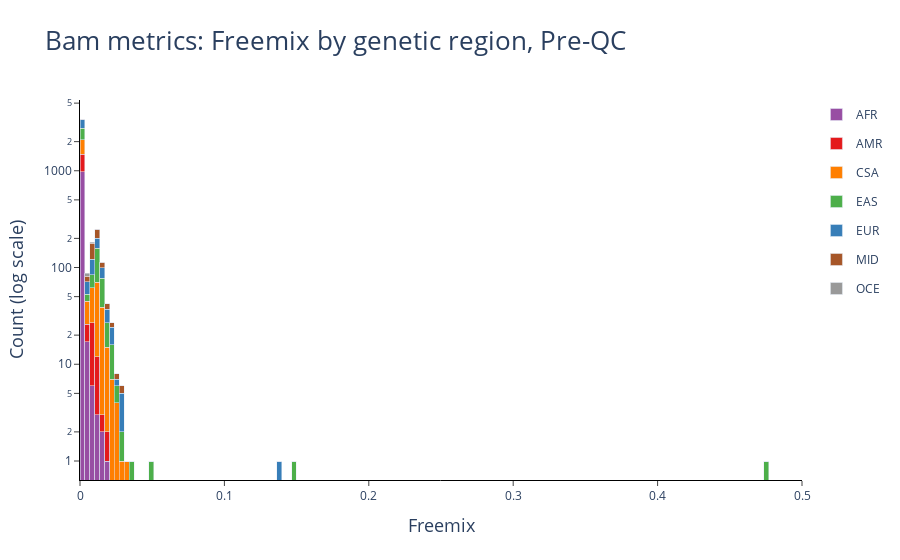
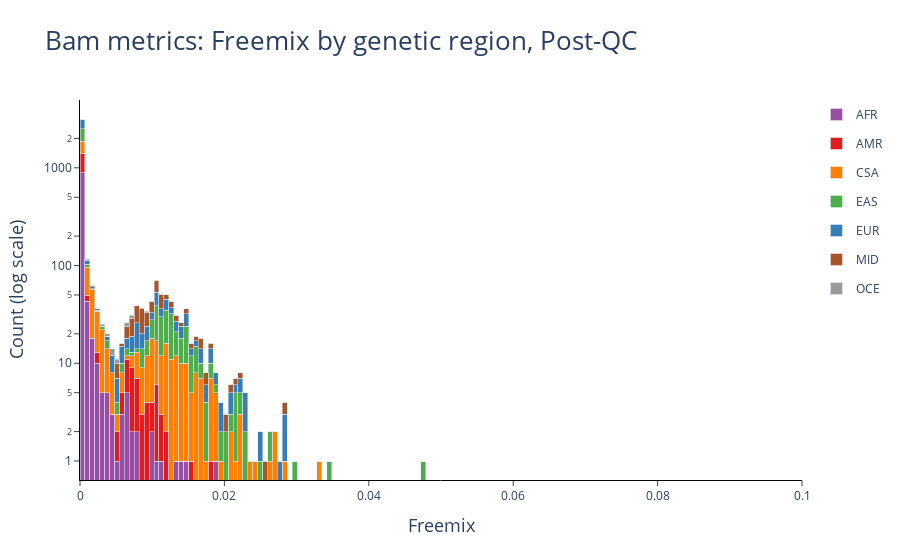

These figures' notebook cell, in order:
### Markdown cell above
Plot freemix colored by genetic region

### Code cell
# Pre-QC with 140 bins and max xlim of 0.5
pre_freemix_reg = plot_freemix_reg(pre_qc_cols, 140, 0.5)
pre_freemix_reg = pre_freemix_reg + ggtitle("Bam metrics: Freemix by genetic region, Pre-QC")
pre_freemix_reg.show()

# Post-QC with 70 bins and max xlim of 0.1 (3 samples with freemix > 0.1 are removed in the post-QC dataset) 
post_freemix_reg = plot_freemix_reg(post_qc_cols, 70, 0.1)
post_freemix_reg = post_freemix_reg + ggtitle("Bam metrics: Freemix by genetic region, Post-QC")
post_freemix_reg.show()

### Figure 1 — Plotly figure (JSON) as saved in the notebook; plotly's stock layout.template omitted (floating-point values rounded to 4 significant figures; data arrays with more than 128 entries replaced by an {"elided": "..."} marker saying what was removed)
{"data": [{"customdata": {"elided": "140x2 float values"}, "hovertemplate": "Range: [%{customdata[0]:.3f}-%{customdata[1]:.3f})<br>Count: %{y}<br><extra></extra>", "legendgroup": "AFR", "marker": {"color": "#984EA3"}, "name": "AFR", "showlegend": true, "type": "bar", "width": 0.003406, "x": {"elided": "140 float values"}, "xaxis": "x", "y": {"elided": "140 int values"}, "yaxis": "y"}, {"customdata": {"elided": "140x2 float values"}, "hovertemplate": "Range: [%{customdata[0]:.3f}-%{customdata[1]:.3f})<br>Count: %{y}<br><extra></extra>", "legendgroup": "AMR", "marker": {"color": "#E41A1C"}, "name": "AMR", "showlegend": true, "type": "bar", "width": 0.003406, "x": {"elided": "140 float values"}, "xaxis": "x", "y": {"elided": "140 int values"}, "yaxis": "y"}, {"customdata": {"elided": "140x2 float values"}, "hovertemplate": "Range: [%{customdata[0]:.3f}-%{customdata[1]:.3f})<br>Count: %{y}<br><extra></extra>", "legendgroup": "CSA", "marker": {"color": "#FF7F00"}, "name": "CSA", "showlegend": true, "type": "bar", "width": 0.003406, "x": {"elided": "140 float values"}, "xaxis": "x", "y": {"elided": "140 int values"}, "yaxis": "y"}, {"customdata": {"elided": "140x2 float values"}, "hovertemplate": "Range: [%{customdata[0]:.3f}-%{customdata[1]:.3f})<br>Count: %{y}<br><extra></extra>", "legendgroup": "EAS", "marker": {"color": "#4DAF4A"}, "name": "EAS", "showlegend": true, "type": "bar", "width": 0.003406, "x": {"elided": "140 float values"}, "xaxis": "x", "y": {"elided": "140 int values"}, "yaxis": "y"}, {"customdata": {"elided": "140x2 float values"}, "hovertemplate": "Range: [%{customdata[0]:.3f}-%{customdata[1]:.3f})<br>Count: %{y}<br><extra></extra>", "legendgroup": "EUR", "marker": {"color": "#377EB8"}, "name": "EUR", "showlegend": true, "type": "bar", "width": 0.003406, "x": {"elided": "140 float values"}, "xaxis": "x", "y": {"elided": "140 int values"}, "yaxis": "y"}, {"customdata": {"elided": "140x2 float values"}, "hovertemplate": "Range: [%{customdata[0]:.3f}-%{customdata[1]:.3f})<br>Count: %{y}<br><extra></extra>", "legendgroup": "MID", "marker": {"color": "#A65628"}, "name": "MID", "showlegend": true, "type": "bar", "width": 0.003406, "x": {"elided": "140 float values"}, "xaxis": "x", "y": {"elided": "140 int values"}, "yaxis": "y"}, {"customdata": {"elided": "140x2 float values"}, "hovertemplate": "Range: [%{customdata[0]:.3f}-%{customdata[1]:.3f})<br>Count: %{y}<br><extra></extra>", "legendgroup": "OCE", "marker": {"color": "#999999"}, "name": "OCE", "showlegend": true, "type": "bar", "width": 0.003406, "x": {"elided": "140 float values"}, "xaxis": "x", "y": {"elided": "140 int values"}, "yaxis": "y"}], "layout": {"barmode": "stack", "font": {"family": "Arial, \"Open Sans\", verdana, sans-serif"}, "plot_bgcolor": "white", "title": {"font": {"size": 26}, "text": "Bam metrics: Freemix by genetic region, Pre-QC"}, "xaxis": {"anchor": "y", "domain": [0, 1], "linecolor": "black", "range": [0, 0.5], "showticklabels": true, "ticks": "outside", "title": {"font": {"size": 18}, "text": "Freemix"}}, "xaxis2": {"linecolor": "black", "showticklabels": true}, "yaxis": {"anchor": "x", "domain": [0, 1], "linecolor": "black", "showticklabels": true, "ticks": "outside", "title": {"font": {"size": 18}, "text": "Count (log scale)"}, "type": "log"}, "yaxis2": {"linecolor": "black", "showticklabels": true}}}

### Figure 2 — Plotly figure (JSON) as saved in the notebook; plotly's stock layout.template omitted (floating-point values rounded to 4 significant figures; data arrays with more than 128 entries replaced by an {"elided": "..."} marker saying what was removed)
{"data": [{"customdata": {"elided": "70x2 float values"}, "hovertemplate": "Range: [%{customdata[0]:.3f}-%{customdata[1]:.3f})<br>Count: %{y}<br><extra></extra>", "legendgroup": "AFR", "marker": {"color": "#984EA3"}, "name": "AFR", "showlegend": true, "type": "bar", "width": 0.0006836, "x": [0.0003418, 0.001025, 0.001709, 0.002393, 0.003076, 0.00376, 0.004443, 0.005127, 0.005811, 0.006494, 0.007178, 0.007862, 0.008545, 0.009229, 0.009912, 0.0106, 0.01128, 0.01196, 0.01265, 0.01333, 0.01401, 0.0147, 0.01538, 0.01606, 0.01675, 0.01743, 0.01812, 0.0188, 0.01948, 0.02017, 0.02085, 0.02153, 0.02222, 0.0229, 0.02358, 0.02427, 0.02495, 0.02564, 0.02632, 0.027, 0.02769, 0.02837, 0.02905, 0.02974, 0.03042, 0.0311, 0.03179, 0.03247, 0.03316, 0.03384, 0.03452, 0.03521, 0.03589, 0.03657, 0.03726, 0.03794, 0.03862, 0.03931, 0.03999, 0.04067, 0.04136, 0.04204, 0.04273, 0.04341, 0.04409, 0.04478, 0.04546, 0.04614, 0.04683, 0.04751], "xaxis": "x", "y": [889, 43, 18, 10, 5, 5, 3, 1, 3, 5, 2, 2, 0, 0, 2, 1, 1, 0, 0, 1, 1, 1, 0, 0, 0, 0, 0, 1, 0, 0, 0, 0, 0, 0, 0, 0, 0, 0, 0, 0, 0, 0, 0, 0, 0, 0, 0, 0, 0, 0, 0, 0, 0, 0, 0, 0, 0, 0, 0, 0, 0, 0, 0, 0, 0, 0, 0, 0, 0, 0], "yaxis": "y"}, {"customdata": {"elided": "70x2 float values"}, "hovertemplate": "Range: [%{customdata[0]:.3f}-%{customdata[1]:.3f})<br>Count: %{y}<br><extra></extra>", "legendgroup": "AMR", "marker": {"color": "#E41A1C"}, "name": "AMR", "showlegend": true, "type": "bar", "width": 0.0006836, "x": [0.0003418, 0.001025, 0.001709, 0.002393, 0.003076, 0.00376, 0.004443, 0.005127, 0.005811, 0.006494, 0.007178, 0.007862, 0.008545, 0.009229, 0.009912, 0.0106, 0.01128, 0.01196, 0.01265, 0.01333, 0.01401, 0.0147, 0.01538, 0.01606, 0.01675, 0.01743, 0.01812, 0.0188, 0.01948, 0.02017, 0.02085, 0.02153, 0.02222, 0.0229, 0.02358, 0.02427, 0.02495, 0.02564, 0.02632, 0.027, 0.02769, 0.02837, 0.02905, 0.02974, 0.03042, 0.0311, 0.03179, 0.03247, 0.03316, 0.03384, 0.03452, 0.03521, 0.03589, 0.03657, 0.03726, 0.03794, 0.03862, 0.03931, 0.03999, 0.04067, 0.04136, 0.04204, 0.04273, 0.04341, 0.04409, 0.04478, 0.04546, 0.04614, 0.04683, 0.04751], "xaxis": "x", "y": [499, 6, 0, 3, 0, 0, 0, 1, 2, 6, 7, 5, 3, 4, 2, 5, 2, 2, 0, 0, 0, 0, 1, 0, 0, 0, 1, 0, 0, 0, 0, 0, 0, 0, 0, 0, 0, 0, 0, 0, 0, 0, 0, 0, 0, 0, 0, 0, 0, 0, 0, 0, 0, 0, 0, 0, 0, 0, 0, 0, 0, 0, 0, 0, 0, 0, 0, 0, 0, 0], "yaxis": "y"}, {"customdata": {"elided": "70x2 float values"}, "hovertemplate": "Range: [%{customdata[0]:.3f}-%{customdata[1]:.3f})<br>Count: %{y}<br><extra></extra>", "legendgroup": "CSA", "marker": {"color": "#FF7F00"}, "name": "CSA", "showlegend": true, "type": "bar", "width": 0.0006836, "x": [0.0003418, 0.001025, 0.001709, 0.002393, 0.003076, 0.00376, 0.004443, 0.005127, 0.005811, 0.006494, 0.007178, 0.007862, 0.008545, 0.009229, 0.009912, 0.0106, 0.01128, 0.01196, 0.01265, 0.01333, 0.01401, 0.0147, 0.01538, 0.01606, 0.01675, 0.01743, 0.01812, 0.0188, 0.01948, 0.02017, 0.02085, 0.02153, 0.02222, 0.0229, 0.02358, 0.02427, 0.02495, 0.02564, 0.02632, 0.027, 0.02769, 0.02837, 0.02905, 0.02974, 0.03042, 0.0311, 0.03179, 0.03247, 0.03316, 0.03384, 0.03452, 0.03521, 0.03589, 0.03657, 0.03726, 0.03794, 0.03862, 0.03931, 0.03999, 0.04067, 0.04136, 0.04204, 0.04273, 0.04341, 0.04409, 0.04478, 0.04546, 0.04614, 0.04683, 0.04751], "xaxis": "x", "y": [490, 47, 39, 21, 17, 9, 5, 1, 3, 1, 3, 6, 6, 8, 14, 11, 9, 14, 11, 11, 9, 9, 4, 8, 7, 1, 6, 4, 1, 0, 2, 1, 3, 0, 1, 1, 0, 0, 1, 2, 0, 1, 0, 0, 0, 0, 0, 0, 1, 0, 0, 0, 0, 0, 0, 0, 0, 0, 0, 0, 0, 0, 0, 0, 0, 0, 0, 0, 0, 0], "yaxis": "y"}, {"customdata": {"elided": "70x2 float values"}, "hovertemplate": "Range: [%{customdata[0]:.3f}-%{customdata[1]:.3f})<br>Count: %{y}<br><extra></extra>", "legendgroup": "EAS", "marker": {"color": "#4DAF4A"}, "name": "EAS", "showlegend": true, "type": "bar", "width": 0.0006836, "x": [0.0003418, 0.001025, 0.001709, 0.002393, 0.003076, 0.00376, 0.004443, 0.005127, 0.005811, 0.006494, 0.007178, 0.007862, 0.008545, 0.009229, 0.009912, 0.0106, 0.01128, 0.01196, 0.01265, 0.01333, 0.01401, 0.0147, 0.01538, 0.01606, 0.01675, 0.01743, 0.01812, 0.0188, 0.01948, 0.02017, 0.02085, 0.02153, 0.02222, 0.0229, 0.02358, 0.02427, 0.02495, 0.02564, 0.02632, 0.027, 0.02769, 0.02837, 0.02905, 0.02974, 0.03042, 0.0311, 0.03179, 0.03247, 0.03316, 0.03384, 0.03452, 0.03521, 0.03589, 0.03657, 0.03726, 0.03794, 0.03862, 0.03931, 0.03999, 0.04067, 0.04136, 0.04204, 0.04273, 0.04341, 0.04409, 0.04478, 0.04546, 0.04614, 0.04683, 0.04751], "xaxis": "x", "y": [627, 7, 1, 1, 2, 3, 0, 1, 2, 2, 1, 1, 5, 5, 10, 22, 18, 19, 21, 9, 8, 14, 7, 7, 3, 3, 3, 1, 1, 2, 1, 4, 2, 2, 0, 0, 1, 0, 1, 0, 0, 0, 0, 1, 0, 0, 0, 0, 0, 0, 1, 0, 0, 0, 0, 0, 0, 0, 0, 0, 0, 0, 0, 0, 0, 0, 0, 0, 0, 1], "yaxis": "y"}, {"customdata": {"elided": "70x2 float values"}, "hovertemplate": "Range: [%{customdata[0]:.3f}-%{customdata[1]:.3f})<br>Count: %{y}<br><extra></extra>", "legendgroup": "EUR", "marker": {"color": "#377EB8"}, "name": "EUR", "showlegend": true, "type": "bar", "width": 0.0006836, "x": [0.0003418, 0.001025, 0.001709, 0.002393, 0.003076, 0.00376, 0.004443, 0.005127, 0.005811, 0.006494, 0.007178, 0.007862, 0.008545, 0.009229, 0.009912, 0.0106, 0.01128, 0.01196, 0.01265, 0.01333, 0.01401, 0.0147, 0.01538, 0.01606, 0.01675, 0.01743, 0.01812, 0.0188, 0.01948, 0.02017, 0.02085, 0.02153, 0.02222, 0.0229, 0.02358, 0.02427, 0.02495, 0.02564, 0.02632, 0.027, 0.02769, 0.02837, 0.02905, 0.02974, 0.03042, 0.0311, 0.03179, 0.03247, 0.03316, 0.03384, 0.03452, 0.03521, 0.03589, 0.03657, 0.03726, 0.03794, 0.03862, 0.03931, 0.03999, 0.04067, 0.04136, 0.04204, 0.04273, 0.04341, 0.04409, 0.04478, 0.04546, 0.04614, 0.04683, 0.04751], "xaxis": "x", "y": [621, 10, 3, 1, 0, 2, 4, 3, 5, 4, 6, 12, 6, 7, 5, 14, 6, 10, 5, 6, 6, 8, 2, 2, 4, 2, 4, 2, 2, 0, 2, 1, 2, 3, 0, 0, 1, 0, 0, 0, 1, 2, 0, 0, 0, 0, 0, 0, 0, 0, 0, 0, 0, 0, 0, 0, 0, 0, 0, 0, 0, 0, 0, 0, 0, 0, 0, 0, 0, 0], "yaxis": "y"}, {"customdata": {"elided": "70x2 float values"}, "hovertemplate": "Range: [%{customdata[0]:.3f}-%{customdata[1]:.3f})<br>Count: %{y}<br><extra></extra>", "legendgroup": "MID", "marker": {"color": "#A65628"}, "name": "MID", "showlegend": true, "type": "bar", "width": 0.0006836, "x": [0.0003418, 0.001025, 0.001709, 0.002393, 0.003076, 0.00376, 0.004443, 0.005127, 0.005811, 0.006494, 0.007178, 0.007862, 0.008545, 0.009229, 0.009912, 0.0106, 0.01128, 0.01196, 0.01265, 0.01333, 0.01401, 0.0147, 0.01538, 0.01606, 0.01675, 0.01743, 0.01812, 0.0188, 0.01948, 0.02017, 0.02085, 0.02153, 0.02222, 0.0229, 0.02358, 0.02427, 0.02495, 0.02564, 0.02632, 0.027, 0.02769, 0.02837, 0.02905, 0.02974, 0.03042, 0.0311, 0.03179, 0.03247, 0.03316, 0.03384, 0.03452, 0.03521, 0.03589, 0.03657, 0.03726, 0.03794, 0.03862, 0.03931, 0.03999, 0.04067, 0.04136, 0.04204, 0.04273, 0.04341, 0.04409, 0.04478, 0.04546, 0.04614, 0.04683, 0.04751], "xaxis": "x", "y": [17, 2, 2, 0, 0, 0, 0, 3, 1, 6, 10, 13, 16, 9, 10, 18, 15, 5, 6, 4, 2, 4, 2, 2, 4, 2, 2, 0, 0, 1, 1, 1, 1, 0, 0, 0, 0, 1, 0, 0, 0, 1, 0, 0, 0, 0, 0, 0, 0, 0, 0, 0, 0, 0, 0, 0, 0, 0, 0, 0, 0, 0, 0, 0, 0, 0, 0, 0, 0, 0], "yaxis": "y"}, {"customdata": {"elided": "70x2 float values"}, "hovertemplate": "Range: [%{customdata[0]:.3f}-%{customdata[1]:.3f})<br>Count: %{y}<br><extra></extra>", "legendgroup": "OCE", "marker": {"color": "#999999"}, "name": "OCE", "showlegend": true, "type": "bar", "width": 0.0006836, "x": [0.0003418, 0.001025, 0.001709, 0.002393, 0.003076, 0.00376, 0.004443, 0.005127, 0.005811, 0.006494, 0.007178, 0.007862, 0.008545, 0.009229, 0.009912, 0.0106, 0.01128, 0.01196, 0.01265, 0.01333, 0.01401, 0.0147, 0.01538, 0.01606, 0.01675, 0.01743, 0.01812, 0.0188, 0.01948, 0.02017, 0.02085, 0.02153, 0.02222, 0.0229, 0.02358, 0.02427, 0.02495, 0.02564, 0.02632, 0.027, 0.02769, 0.02837, 0.02905, 0.02974, 0.03042, 0.0311, 0.03179, 0.03247, 0.03316, 0.03384, 0.03452, 0.03521, 0.03589, 0.03657, 0.03726, 0.03794, 0.03862, 0.03931, 0.03999, 0.04067, 0.04136, 0.04204, 0.04273, 0.04341, 0.04409, 0.04478, 0.04546, 0.04614, 0.04683, 0.04751], "xaxis": "x", "y": [16, 3, 0, 0, 1, 1, 2, 1, 0, 2, 2, 0, 1, 1, 0, 0, 0, 0, 0, 0, 0, 0, 0, 0, 0, 0, 0, 0, 0, 0, 0, 0, 0, 0, 0, 0, 0, 0, 0, 0, 0, 0, 0, 0, 0, 0, 0, 0, 0, 0, 0, 0, 0, 0, 0, 0, 0, 0, 0, 0, 0, 0, 0, 0, 0, 0, 0, 0, 0, 0], "yaxis": "y"}], "layout": {"barmode": "stack", "font": {"family": "Arial, \"Open Sans\", verdana, sans-serif"}, "plot_bgcolor": "white", "title": {"font": {"size": 26}, "text": "Bam metrics: Freemix by genetic region, Post-QC"}, "xaxis": {"anchor": "y", "domain": [0, 1], "linecolor": "black", "range": [0, 0.1], "showticklabels": true, "ticks": "outside", "title": {"font": {"size": 18}, "text": "Freemix"}}, "xaxis2": {"linecolor": "black", "showticklabels": true}, "yaxis": {"anchor": "x", "domain": [0, 1], "linecolor": "black", "showticklabels": true, "ticks": "outside", "title": {"font": {"size": 18}, "text": "Count (log scale)"}, "type": "log"}, "yaxis2": {"linecolor": "black", "showticklabels": true}}}
